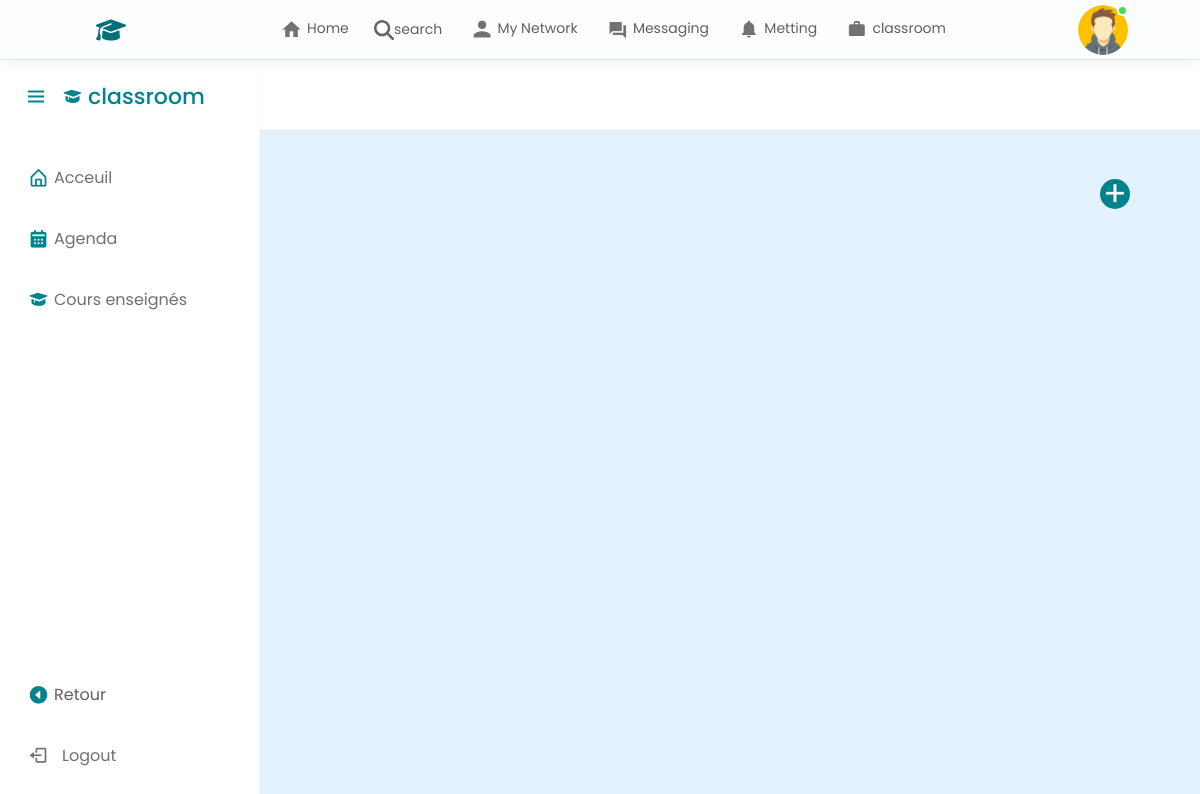
The app's page /mes_cours/ (signed in), older data.
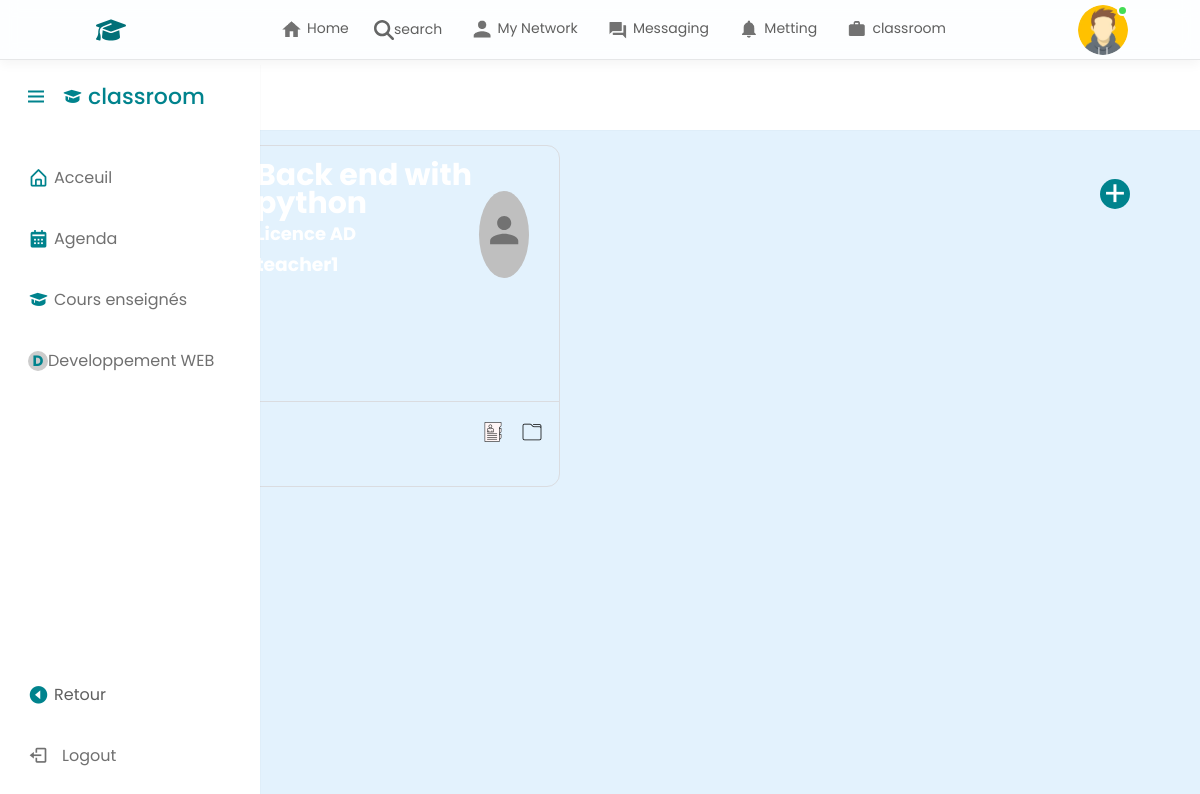
The same page, newer data.
### PNP/models/users.py (models this page shows, shortened)
class User(models.Model):
    user = models.OneToOneField(auth_user, on_delete=models.CASCADE)
    ROLE_CHOICES = [
        (1, 'Student'),
        (2, 'Teacher'),
        (3, 'Entreprise')
    ]
    VISIBILITY_CHOICES = [
        ('public', 'Public'),
        ('private', 'Private'),
    ]
    role = models.IntegerField(choices=ROLE_CHOICES,default=2) # 1: teacher, 2: student
    introduction = models.TextField(max_length=500, blank=True, null=True)
    phone = models.CharField(max_length=100)
    address = models.CharField(max_length=100)
    city = models.CharField(max_length=100)
    country = models.CharField(max_length=100)
    cv = models.FileField(upload_to='cv/', null=True, blank=True)
    photo_profile = models.FileField(upload_to='avatar/',default='avatar/default.jpg', null=True, blank=True)
    Visibility = models.CharField(max_length=10, choices=VISIBILITY_CHOICES, default='public')
    rooms = models.ManyToManyField('PNP.Room',related_name='users', blank=True)
    classes = models.ManyToManyField('PNP.Class',related_name='students', blank=True)
    friends = models.ManyToManyField('self',related_name='friends', blank=True)
    number_of_profile_visits = models.PositiveIntegerField(default=0, blank=True, null=True)
    created_at = models.DateTimeField(auto_now_add=True)
    updated_at = models.DateTimeField(auto_now=True)

### PNP/models/Cours.py (models this page shows, shortened)
class Cours(models.Model):
    name = models.CharField(max_length=100, default='')
    class_name = models.CharField(max_length=100, default='')
    teacher = models.ForeignKey(User, on_delete=models.CASCADE, related_name='teacher', editable=False)
    salle = models.CharField(max_length=50, default='')
    subject = models.CharField(max_length=100, default='')
    code = models.CharField(max_length=10, unique=True, blank=True, editable=False)
    students = models.ManyToManyField(User, related_name='student', blank=True, editable=False)

### PNP/views.py (the view)
# urls.py: path('mes_cours/', mes_cours, name='mes_cours'),
def mes_cours(request):
    cours_utilisateur = Cours.objects.filter(teacher=request.user)
    cours_rejoint = Cours.objects.filter(students=request.user)
    context = {'cours_utilisateur': cours_utilisateur,
               'auth_user': request.user,
               'cours_rejoint':cours_rejoint,
               'is_teacher':True if User.objects.get(user_id=request.user.id).role == 2 else False
               }
    return render(request, 'classroom/myCourses.html', context)

### PNP/templates/classroom/myCourses.html (shortened to what this page needs)
{% extends "./sidebar.html" %}
{% load static %}
{% block classroomContent %}
    <main class="main" >
      <section class="secondary-header">
        <br><br>
        <div class="dropdown">
          <button onclick="toggleDropdown()" class="dropbtn icon-plus">+
          </button>
      </div>
      </main>
      <section class="card-section" style="width:80%;display:flex;flex-wrap: wrap; right:0;position:absolute">
    {% for cours in cours_utilisateur %}
          <a href="/classroom/detail_cours/{{ cours.code }}/" class="card-link">
          <div class="card" style="max-width: 100px;">
              <div class="card-header">
                  {% if cours.name %}
                  <h1 class="subject-name">{{ cours.name }}</h1>
                  {% else %}
                  <h1 class="subject-name">Nom du cours inconnu</h1>
                  {% endif %}
                  {% if cours.class_name %}
                  <h2 class="section">{{ cours.class_name }}</h2>
                  {% else %}
                  <h2 class="section">Classe inconnue</h2>
                  {% endif %}
                  <h3 class="teacher-name">{{cours.teacher.username}}</h3>
                  <span class="material-icons teacher-icon">
                      <img src="{% static 'PNP/img/network.png' %}" alt="">
                  </span>
              </div>
              <div class="card-body"></div>
              <div class="card-footer">
                  <span class="material-icons-outlined assignment-icon">
                      <img src="{% static 'PNP/img/personne.png' %}" alt="">
                  </span>
                  <span class="material-icons-outlined folder-icon">
                      <img src="{% static 'PNP/img/folder.png' %}" alt="">
                  </span>
              </div>
          </div>
          </a>
          {% endfor %}
      </section>
    <span class="material-icons help-icon">
    </span>
</body>
{% endblock %}

### PNP/templates/classroom/sidebar.html (shortened to what this page needs)
{% extends "base.html" %}
{% load static %}
{% block content %}
<link rel="stylesheet" href="{% static 'PNP/css/detailCours.css' %}"/>
<link href="{% static 'PNP/css/rooms.css' %}"rel="stylesheet"/>
<link rel="stylesheet" href="https://cdnjs.cloudflare.com/ajax/libs/boxicons/2.1.1/css/boxicons.min.css"/>
    <nav id="sidenav" class="open" style="z-index: 1;position: relative;">
        <div class="logo">
          <span class="logo-name">classroom</span>
        </div>
        <div class="sidebar" style="top: 60px;">
          <div class="logo">
            <i class="bx bx-menu menu-icon"></i>
            <i class='bx bxs-graduation' ></i>
            <span class="logo-name">classroom</span>
          </div>
          <div class="sidebar-content" style="height: 93%;position: sticky;">
            <ul class="lists">
              <li class="list">
                <a href="/classroom/accueil/" class="nav-link">
                  <i class='bx bx-home-alt'></i>
                  <span class="link">Acceuil</span>
                </a>
              </li>
              <li class="list">
                <a id="ouvrir-pdf" href="#" class="nav-link">
                  <i class='bx bxs-calendar'></i>
                  <span class="link">Agenda</span>
                </a>
              </li>
              {% if is_teacher %}
              <li class="list">
                <a href="/mes_cours" class="nav-link">
                  <i class='bx bxs-graduation'></i>
                  <span class="link">Cours enseignés</span>
                </a>
              </li>
              {% endif %}
              {% for cours in cours_rejoint %}
              <li class="list">
                <a href="/classroom/detail_cours/{{cours.code}}" class="nav-link">
                  <div id="userIcon" class="user-icon" style="color: #00838D">{{ cours.name|slice:":1" }}</div>
                  <span class="link">{{ cours.name }}</span>
                </a>
              </li>
              {% endfor %}
            </ul>
            <div class="bottom-cotent">
              <li class="list">
                <a href="" class="nav-link back-link" >
                  <i class='bx bxs-caret-left-circle' ></i>
                  <span class="back-link"> Retour</span>
                </a>
              </li>
              <li class="list">
                <a href="/login" class="nav-link">
                  <i class="bx bx-log-out icon"></i>
                  <span class="link">Logout</span>
                </a>
              </li>
            </div>
          </div>
        </div>
      </nav>
        <div id="mainContainers" class="openCont" style="">
      {% block classroomContent %}
        {% endblock %}
{% endblock %}

### PNP/templates/base.html (shortened to what this page needs)
{% load static %}
<!DOCTYPE html>
<html lang="en">
<head>
    <link rel="stylesheet" href="{% static 'PNP/css/firstPage.css' %}">
    <link rel="stylesheet" href="https://cdnjs.cloudflare.com/ajax/libs/font-awesome/5.15.3/css/all.min.css">
</head>
<body>
    <nav class="navbar navnav" style="z-index: 2;">
        <div class="navbar-left">
            <a href="{% url 'PNP:firstPage' %}">
                <img src="{% static 'PNP/img/logo.svg' %}" class="logo">
            </a>
        </div>
        <div class="navbar-center">
        {% if auth_user.is_authenticated %}
            <ul>
                <li><a href="{% url 'PNP:firstPage' %}" class="{% if ishome %}active-link{% endif %}"><img src="{% static 'PNP/img/home.png' %}"><span>Home</span></a></li>
                <li><a href="{% url 'PNP:searchPage' %}" class="{% if isSearch %}active-link{% endif %}"><img style="width:20px;height:100%;opacity:0.6" src="{% static 'PNP/img/search1.svg' %}"><span>search</span></a></li>
                <li><a class="{% if isNetwork %}active-link{% endif %}" href="{% url 'PNP:network' %}"><img src="{% static 'PNP/img/network.png' %}"><span>My Network</span></a></li>
                <li><a class="{% if ismessaging %}active-link{% endif %}" href="{% url 'PNP:messaging' %}"><img src="{% static 'PNP/img/message.png' %}"><span>Messaging</span></a></li>
                <li><a class="{% if ismetting %}active-link{% endif %}" href="{% url 'PNP:mettingPage' %}"><img src="{% static 'PNP/img/notification.png' %}"><span>Metting</span></a></li>
                {% if role != 3 %}
                <li><a class="{% if isClassroom %}active-link{% endif %}" href="{% url 'PNP:classroom' %}"><img src="{% static 'PNP/img/jobs.png' %}"><span>classroom</span></a></li>
                {% endif %}
            </ul>
        {% else %}
        <h1>Guest Page</h1>
        {% endif %}
        </div>
        <div class="navbar-right">
        {% if auth_user.is_authenticated %}
            <div class="online">
                    {% if auth_user.user.photo_profile %}
                    <img style="object-fit: cover;height: 50px;width: 50px;" src="{{ auth_user.user.photo_profile.url }}" alt="" class="nav-profile-img" onclick="toggleMenu()">
                    {% else %}
                    <img src="{% static 'PNP/img/avatar/default.jpg' %}" alt="" class="nav-profile-img" onclick="toggleMenu()">
                    {% endif %}
            </div>
        {% else %}
            <a href="{% url 'PNP:login' %}" class="login">Login</a>
            <a href="{% url 'PNP:signUp' %}" class="register">Register</a>
        {% endif %}
        </div>
    </nav>
    {% block content %}
    {% endblock content %}
</body>
</html>

### PNP/static/PNP/css/firstPage.css (style rules this page uses)
:root { --pramary-color: #00838D; }
* { margin: 0; padding: 0; box-sizing: border-box; font-family: 'Poppins', sans-serif; }
body { background: #f3f2ef; color: #5f5f5f; }
a { text-decoration: none; color: #5f5f5f; }
.navbar { display: flex; align-items: center; justify-content: space-between; background-color: rgba(255, 255, 255, 0.93); backdrop-filter: blur(8px); padding: 6px 6%; position: sticky; top: 0; z-index: 100; border-bottom: 1px solid rgba(0, 0, 0, 0.09); box-shadow: 0 5px 10px rgba(0, 0, 0, 0.04); }
.logo { width: 30px; margin-right: 15px; display: block; }
.navbar-center ul li { display: inline-block; list-style: none; }
.navbar-center ul li a { display: flex; align-items: center; font-size: 14px; margin: 5px 8px; padding-right: 5px; position: relative; }
.navbar-center ul li a::after { content: ''; width: 0; height: 2px; background-color: var(--pramary-color); position: absolute; bottom: -15px; transition: all .3s ease-in-out; }
.navbar-center ul li a img { width: 30px; }
.nav-profile-img { width: 40px; border-radius: 50%; display: block; cursor: pointer; position: relative; }
.online { position: relative; }
.online::after { content: ''; width: 7px; height: 7px; border: 2px solid white; border-radius: 50%; right: 0; top: 0; background-color: #4d5; position: absolute; }
.navbar-left { display: flex; align-items: center; }
::placeholder { font-weight: 500; }

### PNP/static/PNP/css/detailCours.css (style rules this page uses)
* { margin: 0; padding: 0; box-sizing: border-box; font-family: "Poppins", sans-serif; }
body { min-height: 100%; background: #e3f2fd; }
nav { position: fixed; top: 0; left: 0; height: 70px; width: 100%; display: flex; align-items: center; background: #fff; box-shadow: 0 0 1px rgba(0, 0, 0, 0.1); }
nav .logo { display: flex; align-items: center; margin: 0 24px; }
.logo .menu-icon { color: #00838D; font-size: 24px; margin-right: 14px; cursor: pointer; }
.logo .logo-name { color: #00838D; font-size: 22px; font-weight: 500; }
nav .sidebar { position: fixed; top: 0; left: -100%; height: 100%; width: 260px; padding: 20px 0; background-color: #fff; box-shadow: 0 5px 1px rgba(0, 0, 0, 0.1); transition: all 0.4s ease; }
nav.open .sidebar { left: 0; }
.sidebar .sidebar-content { display: flex; height: 100%; flex-direction: column; justify-content: space-between; padding: 30px 16px; }
.sidebar-content .list { list-style: none; }
.list .nav-link { display: flex; align-items: center; margin: 8px 0; padding: 14px 12px; border-radius: 8px; text-decoration: none; }
.nav-link .icon { margin-right: 14px; font-size: 20px; color: #707070; }
.nav-link .link { font-size: 16px; color: #707070; font-weight: 400; }
.user-icon { width: 20px; height: 20px; background-color: #ccc; border-radius: 50%; display: flex; justify-content: center; align-items: center; font-size: 15px; font-weight: bold; }
i { font-size: 21px; margin-right: 5px; vertical-align: unset; color: #00838D; }

### PNP/templates/classroom/sidebar.html (style rules this page uses)
.openCont { width: 70%; justify-content: flex-end; display: flex; float: right; margin-rigth: 10px; margin-right: 40px; transition: all 0.5s; }
.navnav { display: flex; align-items: center; justify-content: space-between; background-color: rgba(255, 255, 255, 0.93); backdrop-filter: blur(8px); padding: 6px 6%; position: sticky; top: 0; z-index: 100; border-bottom: 1px solid rgba(0, 0, 0, 0.09); box-shadow: 0 5px 10px rgba(0, 0, 0, 0.04); height: 60px; }
.logo { display:none; }

### PNP/templates/classroom/myCourses.html (style rules this page uses)
.secondary-header { position:relative; }
.dropbtn { background-color: transparent; color: black; font-size: 16px; border: none; cursor: pointer; }
.icon-plus { position: absolute; width: 30px; height: 30px; background-color: #00838D; color: white; border-radius: 50%; text-align: center; line-height: 30px; font-size: 35px; cursor: pointer; right:0; }

Row changes from the older to the newer data that the page shows:
now on this page (row unchanged): Cours: name "D", name "Developpement WEB"
added Cours: name "Back end with python", class_name "Licence AD", teacher.username "teacher1"
